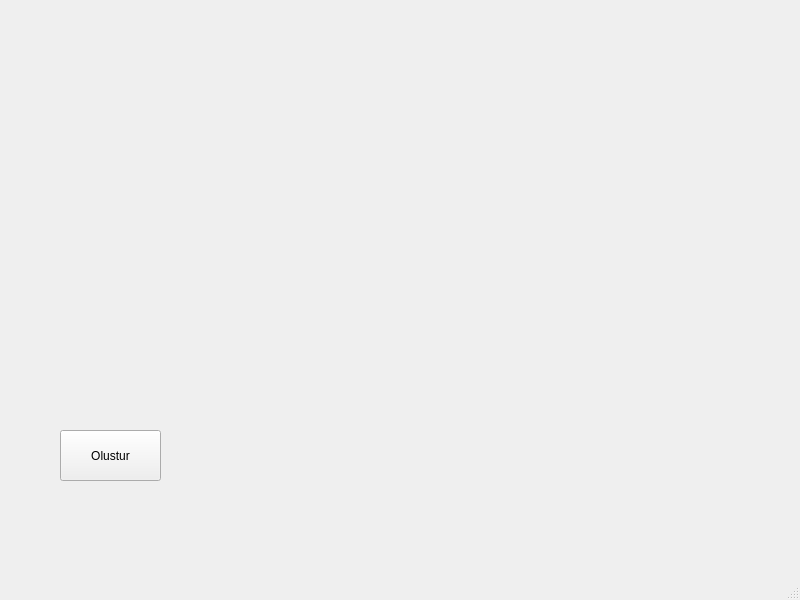
<?xml version="1.0" encoding="UTF-8"?>
<ui version="4.0">
 <class>MainWindow</class>
 <widget class="QMainWindow" name="MainWindow">
  <property name="geometry">
   <rect>
    <x>0</x>
    <y>0</y>
    <width>800</width>
    <height>600</height>
   </rect>
  </property>
  <property name="windowTitle">
   <string>MainWindow</string>
  </property>
  <widget class="QWidget" name="centralwidget">
   <widget class="QPushButton" name="pushButton">
    <property name="geometry">
     <rect>
      <x>60</x>
      <y>430</y>
      <width>101</width>
      <height>51</height>
     </rect>
    </property>
    <property name="text">
     <string>Olustur</string>
    </property>
   </widget>
  </widget>
  <widget class="QMenuBar" name="menubar">
   <property name="geometry">
    <rect>
     <x>0</x>
     <y>0</y>
     <width>800</width>
     <height>20</height>
    </rect>
   </property>
  </widget>
  <widget class="QStatusBar" name="statusbar"/>
 </widget>
 <resources/>
 <connections/>
</ui>
